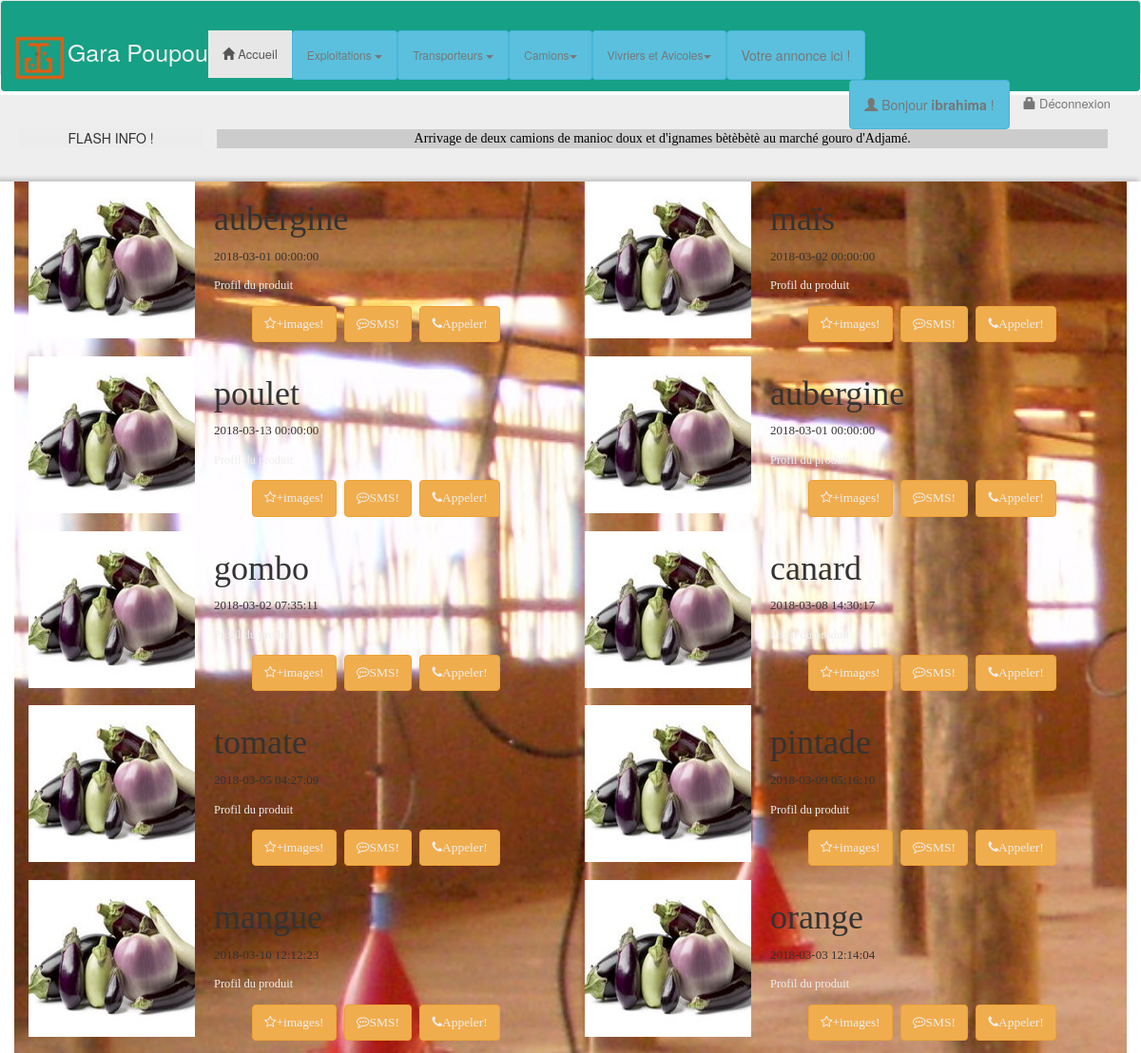
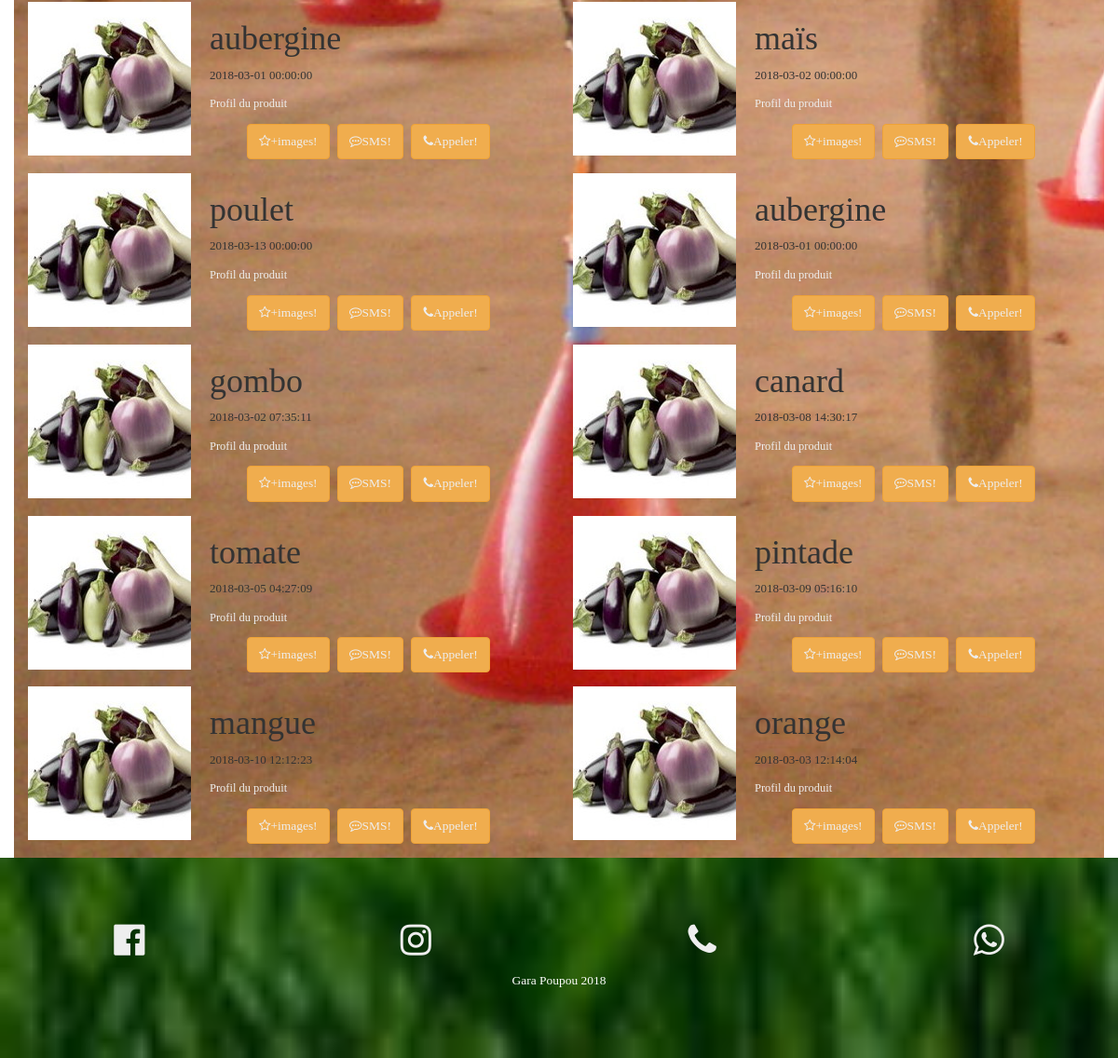
Page /produits.php (signed in) on the committed database (2 pictures, top to bottom).
### tables this page shows
CREATE TABLE `piupiu_productDetails`(
        `id`                        int (11) Auto_increment  NOT NULL ,
        `name`                      Varchar (25) NULL ,
        `imageLink`                 Varchar (30) NOT NULL ,
        `publicationDate`           Datetime NOT NULL ,
        `idProductTypes`    Int NOT NULL ,
        PRIMARY KEY (`id`)
);

### controllers/produitsController.php (called while the page is built)
<?php
$productsDetails = new productsDetails();
$productsDetailsList = $productsDetails->getProductsDetailsList();

### models/database.php (called while the page is built, shortened)
<?php
class dataBase {
    public function __construct() {
        try {
            $this->db = new PDO('mysql:host=127.0.0.1;dbname=GaraPoupou;charset=utf8', 'root', 'i271220101127B');
        } catch (Exception $ex) {
            die('Erreur : ' . $ex->getMessage());
        }
    }
}
?>

### models/productsDetailsModel.php (called while the page is built, shortened)
<?php
class productsDetails extends dataBase {
    public function getProductsDetailsList() {
        $query = 'SELECT `id`, `name`, `publicationDate`, `imageLink`, `idProductTypes` FROM `piupiu_productDetails`';
        $productsDetailsResult = $this->db->query($query);
        $productsDetailsList = $productsDetailsResult->fetchAll(PDO::FETCH_OBJ);
        return $productsDetailsList;
    }
}

### produits.php (the view, shortened to what this page needs)
<?php include 'header.php' ?>
<?php
include_once 'models/database.php';
include_once 'models/productsDetailsModel.php';
include_once 'controllers/produitsController.php';
?>
<div class="item-listing small-padding-bg">
    <div id="bgPub" class="container">
        <div class="row">
            <?php foreach ($productsDetailsList as $productsDetails) { ?>
            <div class="col-md-2"><a href="#"><img src="assets/img/img_produits_vivriers/aubergines.jpg" alt="" ></a> </div>
                <div class="col-md-4 home-list-pop-desc inn-list-pop-desc">
                        <h1><?= $productsDetails->name ?></h1>
                    <p><?= $productsDetails->publicationDate ?></p>
                    <p><a class="btn-md" href="profil-produit.php?productId=<?= $productsDetails->id ?>">Profil du produit</a></p>
                    <div class="list-enquiry">
                        <ul>
                            <li class="btn btn-md btn-warning"><a href="#!"><i class="fa fa-star-o" aria-hidden="true"></i>+images!</a> </li>
                            <li class="btn btn-md btn-warning"><a href="#!"><i class="fa fa-commenting-o" aria-hidden="true"></i>SMS!</a> </li>
                            <li class="btn btn-md btn-warning"><a href="#!"><i class="fa fa-phone" aria-hidden="true"></i>Appeler!</a> </li>
                        </ul>
                    </div>
                </div>
            <?php } ?>
            <?php foreach ($productsDetailsList as $productsDetails) { ?>
            <div class="col-md-2"><a href="#"><img src="assets/img/img_produits_vivriers/aubergines.jpg" alt="" ></a> </div>
                <div class="col-md-4 home-list-pop-desc inn-list-pop-desc">
                        <h1><?= $productsDetails->name ?></h1>
                    <p><?= $productsDetails->publicationDate ?></p>
                    <p><a class="btn-md" href="profil-produit.php?productId=<?= $productsDetails->id ?>">Profil du produit</a></p>
                    <div class="list-enquiry">
                        <ul>
                            <li class="btn btn-md btn-warning"><a href="#!"><i class="fa fa-star-o" aria-hidden="true"></i>+images!</a> </li>
                            <li class="btn btn-md btn-warning"><a href="#!"><i class="fa fa-commenting-o" aria-hidden="true"></i>SMS!</a> </li>
                            <li class="btn btn-md btn-warning"><a href="#!"><i class="fa fa-phone" aria-hidden="true"></i>Appeler!</a> </li>
                        </ul>
                    </div>
                </div>
            <?php } ?>
        </div>
    </div>
</div>
<?php include 'footer.php'; ?>

### header.php (shortened to what this page needs)
<!DOCTYPE html>
<html lang="fr">
    <head>
        <link rel="stylesheet" href="animate.min.css">
        <link rel="stylesheet" href="https://maxcdn.bootstrapcdn.com/bootstrap/3.3.7/css/bootstrap.min.css">
        <link rel="stylesheet" href="https://cdnjs.cloudflare.com/ajax/libs/font-awesome/4.7.0/css/font-awesome.min.css">
        <link rel="stylesheet" href="assets/css/style.css">
    </head>
    <body>
        <nav class="navbar navbar-default container-fluid">
            <div class="navbar row">
                <div class="navbar-header">
                    <a class="brand1" href="#"><img alt="Brand" src="assets/img/favicon.png"></a>
                    <a class="brand2" href="#">Gara Poupou</a>
                </div>
                <div class="collapse navbar-collapse" id="bs-example-navbar-collapse-1">
                    <ul class="nav navbar-nav">
                        <li class="active"><a href="index.php"><span class="glyphicon glyphicon-home" aria-hidden="true"></span> Accueil </a></li>
                        <li class="dropdown">
                            <a href="#" class="dropdown-toggle  btn btn-info btn-sm" data-toggle="dropdown" role="button" aria-haspopup="true" aria-expanded="false">Exploitations <span class="caret"></span></a>
                        </li>
                        <li class="dropdown">
                            <a href="#" class="dropdown-toggle btn btn-info btn-sm" data-toggle="dropdown" role="button" aria-haspopup="true" aria-expanded="false">Transporteurs <span class="caret"></span></a>
                        </li>
                        <li class="dropdown">
                            <a href="#" class="dropdown-toggle btn btn-info btn-sm" data-toggle="dropdown" role="button" aria-haspopup="true" aria-expanded="false">Camions<span class="caret"></span></a>
                        </li>
                        <li class="dropdown">
                            <a href="#" class="dropdown-toggle btn btn-info btn-sm" data-toggle="dropdown" role="button" aria-haspopup="true" aria-expanded="false">Vivriers et Avicoles<span class="caret"></span></a>
                        </li>
                        <li><a href="annonces.php" class=" btn btn-info btn-md">Votre annonce ici !</a></li>
                    </ul>
                    <?php if (isset($_SESSION['id'])) { ?>
                        <ul class="nav navbar-nav navbar-right">
                            <li><a href="profiluser.php?id=<?= $_SESSION['id'] ?>"class="btn btn-info btn-md "><span class="glyphicon glyphicon-user" aria-hidden="true"></span> Bonjour <strong><?= $_SESSION['firstName'] ?></strong> !</a></li>
                            <li><a href="deconnexion.php"><span class="glyphicon glyphicon-lock" aria-hidden="true"></span> Déconnexion</a></li>
                        </ul>
                    <?php } ?>
                </div>
            </div>
        </nav>
            <div id="flashinfo" class="row">
                <div class="col-xs-12 col-sm-10 col-md-6 col-lg-2 effet">FLASH INFO !</div>
                <div class="col-lg-10">
                    <marquee class="back" scrollamount="3">Arrivage de deux camions de manioc doux et d'ignames bètèbètè au marché gouro d'Adjamé.</marquee>
                </div>
            </div>

### footer.php (shortened to what this page needs)
<footer>
    <div class="row text-center">
        <div class="com-xs-12 col-sm-12 col-md-12 col-lg-12 footer-section">
            <div class="footer-four-columns">
                <div class="col-lg-3 footer-column">
                    <p><a href="#"><i class="fa fa-facebook-official fa-3x"aria-hidden="true"></i></a></p>
                </div>
                <div class="col-lg-3 footer-column">
                    <p><a href="#"><i class="fa fa-instagram fa-3x "ria-hidden="true"></i></a></p>
                </div>
                <div class="col-lg-3 footer-column">
                    <p><a href="#"><i class="fa fa-phone fa-3x"aria-hidden="true"></i></a></p>
                </div>
                <div class="col-lg-3 footer-column">
                    <p><a href="#"><i class="fa fa-whatsapp fa-3x"aria-hidden="true"></i></a></p>
                </div>
                <div class="clearfix"> </div>
            </div>
            <div class="row text-center"><a href="http://lacodeid.com/" style="color: #fff;"> Gara Poupou 2018 </div>
        </div>
    </div>
</footer>
</body>
</body>
</html>

### assets/css/style.css (style rules this page uses)
.navbar { background-color: #16a085; height: 80px; padding: 15px; }
.brand2 { font-size: 25px; }
#flashinfo { background-color: #EEEEEE; padding: 35px; font-family: 35px; text-align: center; }
.back { font-family: serif; }
.back { background:#ccc; color:#000; }
.effet { animation-name: anim; animation-duration: 0.4s; animation-iteration-count: infinite; animation-direction: alternate; animation-timing-function: linear; background-color: #ECECEC; animation-name: anim-half; animation-timing-function: steps(1,end); }
.footer-section { background-image: url('../../assets/img/footer3.jpg'); background-repeat: no-repeat; background-attachment: fixed; background-size: cover; font-family: serif; padding: 5em 0; }
.footer-column p { font-size: .96em; color: #eee; line-height: 1.8em; }
.footer-column ul, li, a { font-size: .96em; color: #eee; line-height: 1.8em; }
.list-enquiry li { margin-right: 5px; margin-left: 0px; margin-bottom:5px; top: 15px; display:inline-block; }
.small-padding-bg { box-shadow: 3px 3px 5px #c2c2c2, -3px -3px 5px #c2c2c2; }
p { font-size:13px; }
#bgPub { background-image: url('../../assets/img/img_bckgrd/bg_pub.jpg'); background-repeat: no-repeat; background-attachment: fixed; background-size: cover; font-family: serif; }

### rows in the picture
piupiu_productdetails: name "aubergine", publicationDate "2018-03-01 00:00:00"
piupiu_productdetails: name "maïs", publicationDate "2018-03-02 00:00:00"
piupiu_productdetails: name "poulet", publicationDate "2018-03-13 00:00:00"
piupiu_productdetails: name "aubergine", publicationDate "2018-03-01 00:00:00"
piupiu_productdetails: name "gombo", publicationDate "2018-03-02 07:35:11"
piupiu_productdetails: name "canard", publicationDate "2018-03-08 14:30:17"
piupiu_productdetails: name "tomate", publicationDate "2018-03-05 04:27:09"
piupiu_productdetails: name "pintade", publicationDate "2018-03-09 05:16:10"
piupiu_productdetails: name "mangue", publicationDate "2018-03-10 12:12:23"
piupiu_productdetails: name "orange", publicationDate "2018-03-03 12:14:04"

### other values in the picture
$_SESSION['firstName'] "ibrahima"
